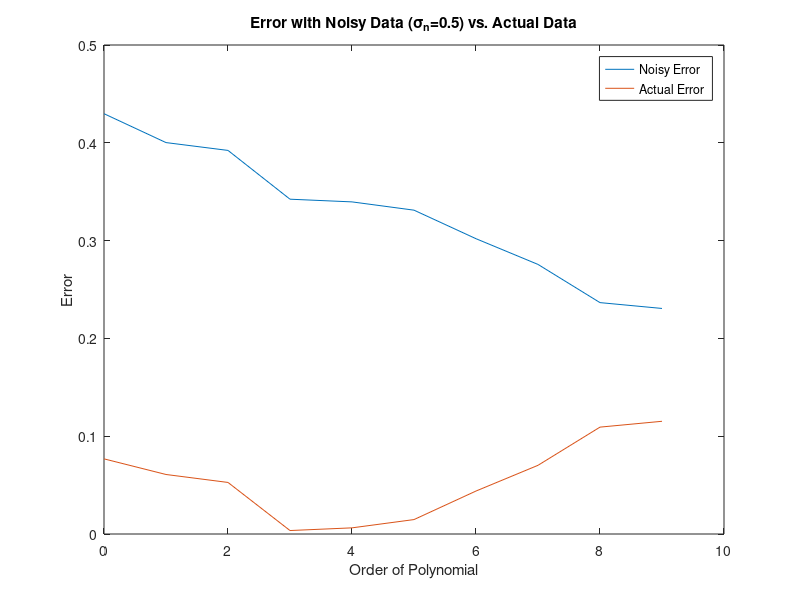
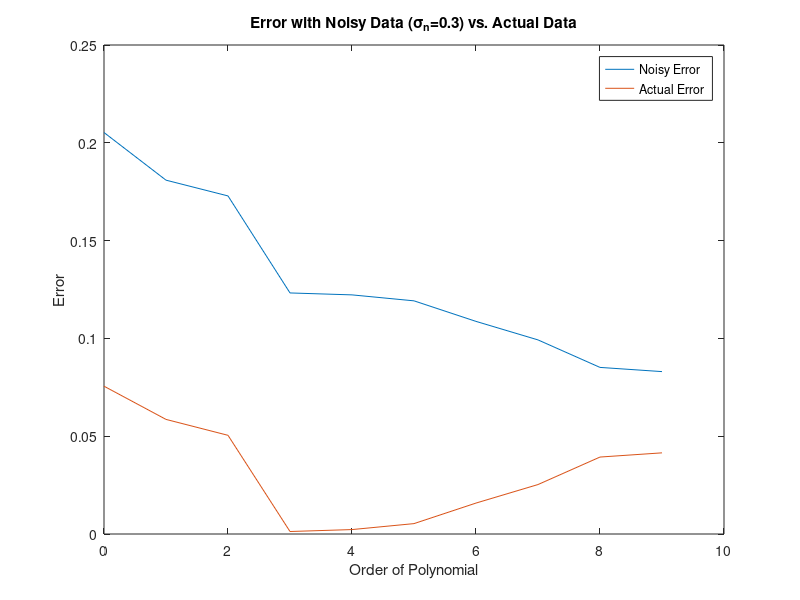
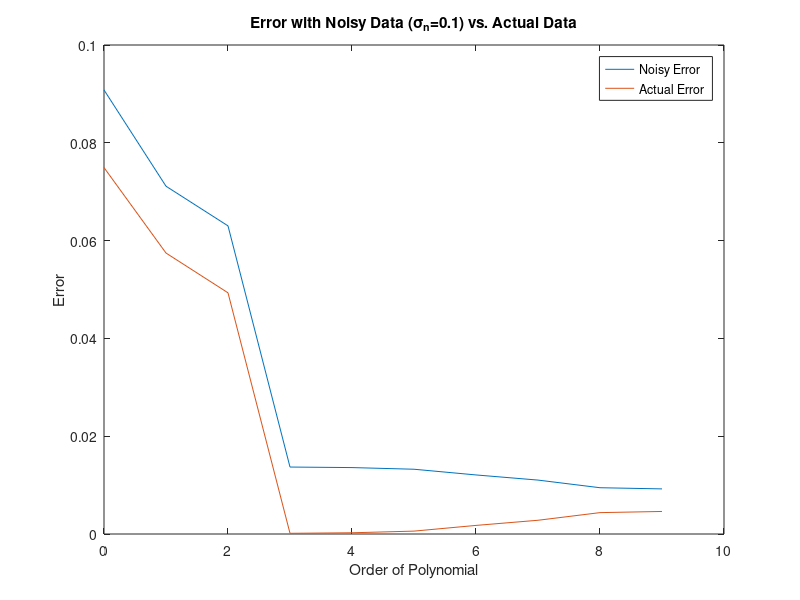
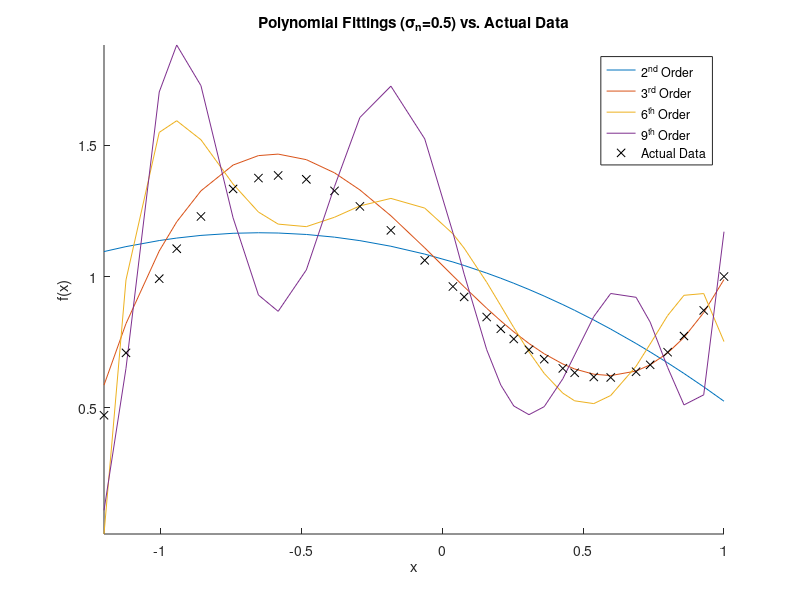

Write the MATLAB code that produced these figures, in order.
%% LOAD AND ASSIGN DATA
clc;
clear all;
load('Data.mat');
%% POLYNOMIAL FITTING AND ERRORS
x=x_regression(:,4);
y=x_regression(:,1:3);
y_actual=x.^3-x+1;

Associated_Error=zeros(10,3);
Actual_Error=zeros(10,3);

Theta_Mat={zeros(10,10),zeros(10,10),zeros(10,10)};
Fitted_Poly={zeros(10,30),zeros(10,30),zeros(10,30)};

for i=1:3
    X=ones(30,1);
    for j=1:10
        Theta=(((X'*X)\(X'))*y(:,i))';
        Theta_Mat{i}(j,1:length(Theta))=Theta;
        Fitted_Poly{i}(j,:)=Theta*X';
        X=[X x.^j];
        Associated_Error(j,i)=mean((y(:,i)-(Fitted_Poly{i}(j,:))').^2);
        Actual_Error(j,i)=mean((y_actual-(Fitted_Poly{i}(j,:))').^2);
    end
end

%% PLOTTING ERRORS

for i=1:3
    figure;
    plot(0:9,Associated_Error(:,i),'DisplayName','Noisy Error')
    hold on 
    plot(0:9,Actual_Error(:,i),'DisplayName','Actual Error')
    xlabel('Order of Polynomial')
    ylabel('Error')
    title(['Error with Noisy Data (\sigma_n=' num2str(0.5-(i-1)*0.2) ') vs. Actual Data'])
    legend('show')
end

%% PLOTTING FITTED CURVES 

for i=1:3
    figure
    hold on
    plot(x,Fitted_Poly{i}(3,:),'','DisplayName','2^{nd} Order')
    plot(x,Fitted_Poly{i}(4,:),'DisplayName','3^r^d Order')
    plot(x,Fitted_Poly{i}(7,:),'DisplayName','6^t^h Order')
    plot(x,Fitted_Poly{i}(10,:),'DisplayName','9^t^h Order')
    scatter(x,y_actual,'k','x','DisplayName','Actual Data')
    xlabel('x')
    ylabel('f(x)')
    title(['Polynomial Fittings (\sigma_n=' num2str(0.5-(i-1)*0.2) ') vs. Actual Data'])
    legend('show')
    axis tight
end

for i=1:3
    figure
    hold on
    plot(x,Fitted_Poly{i}(3,:),'','DisplayName','2^n^d Order')
    plot(x,Fitted_Poly{i}(4,:),'DisplayName','3^r^d Order')
    plot(x,Fitted_Poly{i}(7,:),'DisplayName','6^t^h Order')
    plot(x,Fitted_Poly{i}(10,:),'DisplayName','9^t^h Order')
    plot(x,y(:,i),'k--','DisplayName','Noisy Data')
    xlabel('x')
    ylabel('f(x)')
    title(['Polynomial Fittings vs. Noisy Data (\sigma_n=' num2str(0.5-(i-1)*0.2) ')'])
    legend('show')
    axis tight
end

